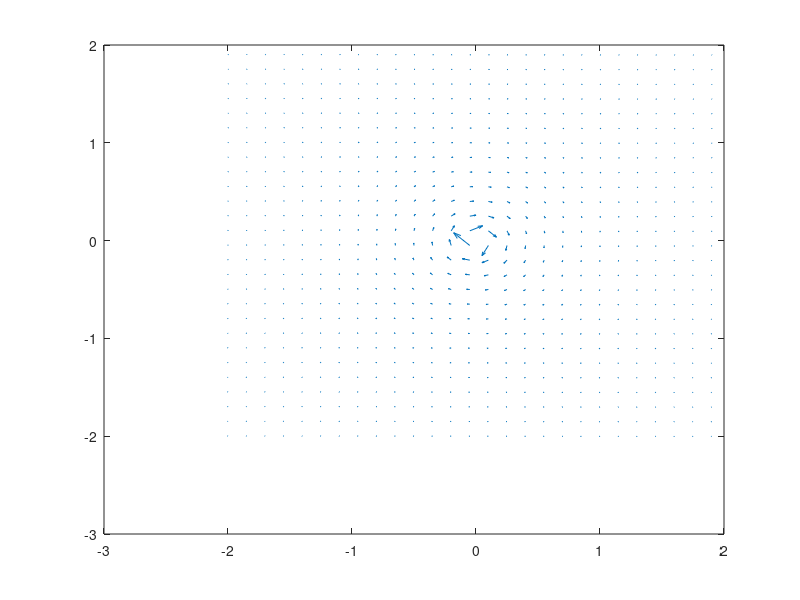

This chart was generated by the following MATLAB code:
N = 10;
x = [-2:0.15:2];
y = x;
gam = 1;


xmat =[]
for i = 1:length(y)
    xmat = [xmat; x];
end

ymat = transpose(xmat)

u = gam/2/pi*( ymat)./(xmat.^2 + ymat.^2);
v = - gam/2/pi*xmat./(xmat.^2 + ymat.^2);

figure(88)
quiver(x,y,u,v)
